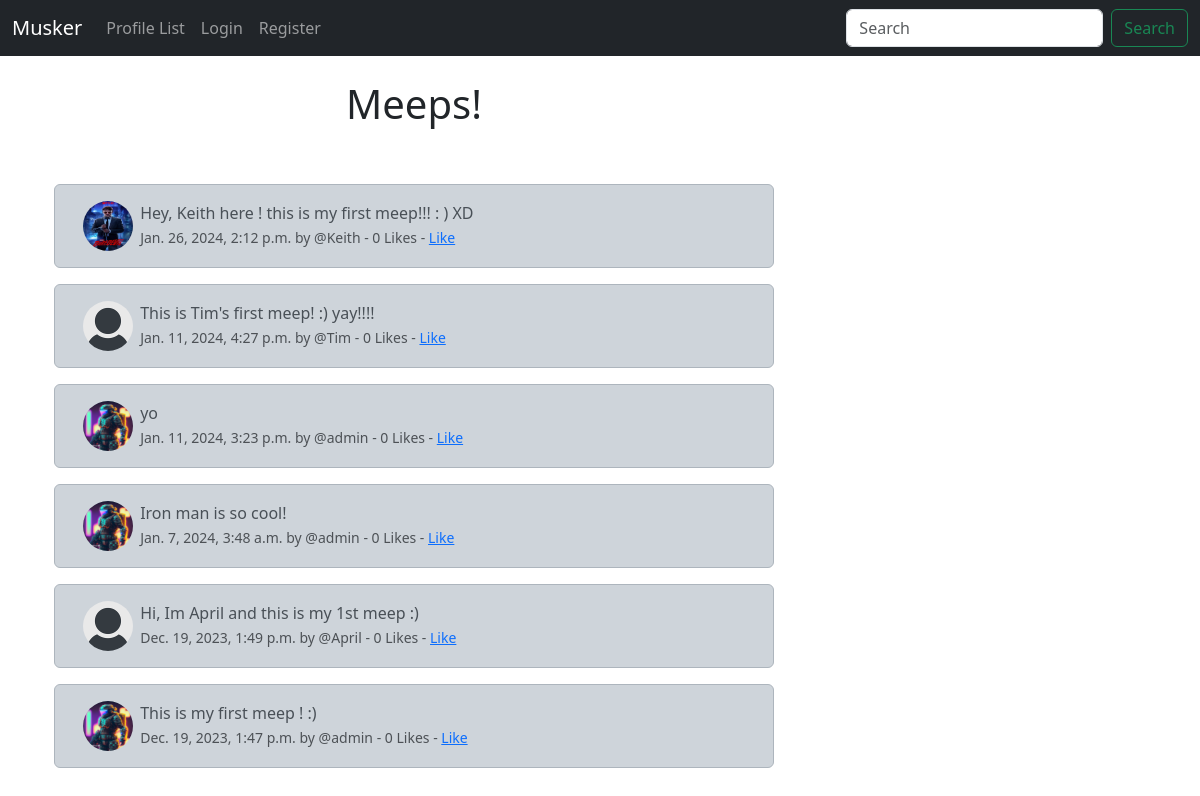
The app's page /, older data.
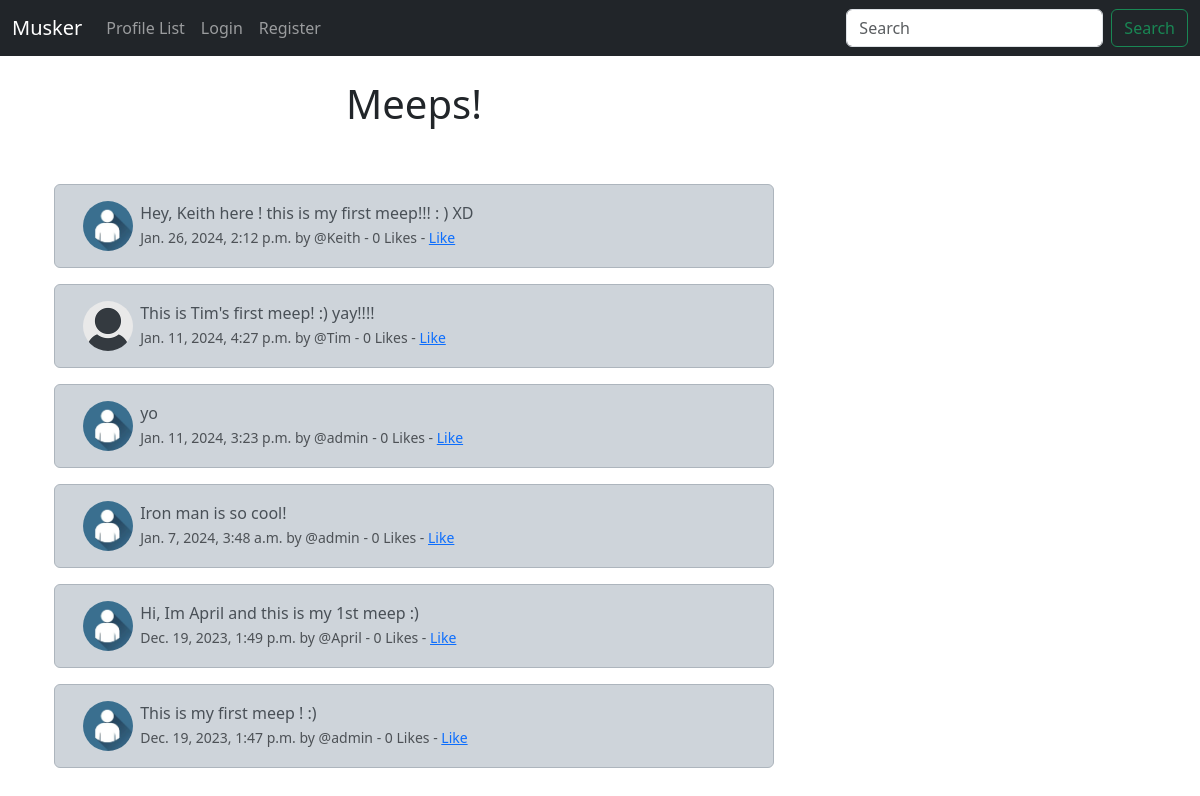
The same page, newer data.
### musker/models.py (models this page shows, shortened)
class Meep(models.Model):
    user = models.ForeignKey(User, related_name="meeps", on_delete=models.DO_NOTHING)
    body = models.CharField(max_length=500)
    created_at = models.DateTimeField(auto_now_add=True)
    likes = models.ManyToManyField(User, related_name="meep_like", blank=True)
    def number_of_likes(self):
        return self.likes.count()

class Profile(models.Model):
    user = models.OneToOneField(User, on_delete=models.CASCADE)
    follows = models.ManyToManyField('self', related_name='followed_by', symmetrical=False, blank=True)
    date_modified = models.DateTimeField(User, auto_now=True)
    profile_image = models.ImageField(null = True, blank = True, upload_to='images/')
    profile_bio = models.CharField(null=True, blank=True, max_length=500)
    homepage_link = models.CharField(null=True, blank=True, max_length=100)
    facebook_link = models.CharField(null=True, blank=True, max_length=100)
    instagram_link = models.CharField(null=True, blank=True, max_length=100)
    linkedin_link = models.CharField(null=True, blank=True, max_length=100)

### musker/views.py (the view)
# urls.py: path('', views.home, name="home"),
def home(request):
    if request.user.is_authenticated:
        form = MeepForm(request.POST or None)
        if request.method == "POST":
            if form.is_valid():
                meep = form.save(commit=False)
                meep.user = request.user
                meep.save()
                messages.success(request, 'Meep posted!')
                return redirect('home')
        meeps = Meep.objects.all().order_by("-created_at")
        return render(request, 'home.html', {'meeps': meeps, "form":form})
    else:
        meeps = Meep.objects.all().order_by("-created_at")
        return render(request, 'home.html', {'meeps': meeps})

### musker/templates/home.html (shortened to what this page needs)
{% extends 'base.html' %}
{% load static %}
{% block content %}
    <div class="container">
        <div class="row">
            <div class="col-8">
    <h1 class="text-center">Meeps!</h1>
    <br/><br/>
    {% for meep in meeps %}
        <div class="alert alert-dark" role="alert">
            <div class="container">
                <div class="row">
                    <div class="col-1">
                        {% if meep.user.profile.profile_image %}
                        <img src="{{ meep.user.profile.profile_image.url }}" width=50 height=50 class="rounded-circle" alt="{{ profile.user.username }}">
                      {% else %}
                        <img src="{% static 'images/default_profile_pic.png' %}" width=50 height=50 class="rounded-circle" alt="Profile Image">
                      {% endif %}
                    </div>
                    <div class="col-11">
                        {{ meep.body }}<br/>
                        <small class="text-muted">
                            {{ meep.created_at }} by @{{ meep.user.username}}
                            - {{ meep.number_of_likes }} Likes -
                            {% if user in meep.likes.all %}
                                <a href="{% url 'meep_like' meep.id %}">Unlike</a>
                            {% else %}
                                <a href="{% url 'meep_like' meep.id %}">Like</a>
                            {% endif %}
                        </small>
                    </div>
                <br/><br/>
                </div>
            </div>
        </div>
    {% endfor %}
</div>
<div class="col-4">
        <br/><br/><br/><br/>
</div>
{% endblock %}

Row changes from the older to the newer data that the page shows:
changed through a linked row, Meep "Hey, Keith here ! this is my first meep!!! : ) XD": user.profile.profile_image: a different picture
changed through a linked row, Meep "yo": user.profile.profile_image: a different picture
changed through a linked row, Meep "Iron man is so cool!": user.profile.profile_image: a different picture
changed through a linked row, Meep "Hi, Im April and this is my 1st meep :)": user.profile.profile_image: picture added; profile_image: picture removed
changed through a linked row, Meep "This is my first meep ! :)": user.profile.profile_image: a different picture
